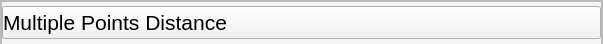
                 <widget class="QFrame" name="MultiplePointsFrame">
                  <property name="minimumSize">
                   <size>
                    <width>603</width>
                    <height>44</height>
                   </size>
                  </property>
                  <property name="maximumSize">
                   <size>
                    <width>603</width>
                    <height>44</height>
                   </size>
                  </property>
                  <property name="styleSheet">
                   <string notr="true">background-color: rgb(243, 243, 243);</string>
                  </property>
                  <property name="frameShape">
                   <enum>QFrame::StyledPanel</enum>
                  </property>
                  <property name="frameShadow">
                   <enum>QFrame::Raised</enum>
                  </property>
                  <layout class="QVBoxLayout" name="verticalLayout_11">
                   <property name="spacing">
                    <number>0</number>
                   </property>
                   <property name="leftMargin">
                    <number>0</number>
                   </property>
                   <property name="topMargin">
                    <number>0</number>
                   </property>
                   <property name="rightMargin">
                    <number>0</number>
                   </property>
                   <property name="bottomMargin">
                    <number>0</number>
                   </property>
                   <item>
                    <widget class="QFrame" name="MultipleTitleFrame">
                     <property name="minimumSize">
                      <size>
                       <width>0</width>
                       <height>44</height>
                      </size>
                     </property>
                     <property name="maximumSize">
                      <size>
                       <width>16777215</width>
                       <height>44</height>
                      </size>
                     </property>
                     <property name="frameShape">
                      <enum>QFrame::StyledPanel</enum>
                     </property>
                     <property name="frameShadow">
                      <enum>QFrame::Raised</enum>
                     </property>
                     <layout class="QVBoxLayout" name="verticalLayout_15">
                      <property name="spacing">
                       <number>0</number>
                      </property>
                      <property name="leftMargin">
                       <number>0</number>
                      </property>
                      <property name="topMargin">
                       <number>0</number>
                      </property>
                      <property name="rightMargin">
                       <number>0</number>
                      </property>
                      <property name="bottomMargin">
                       <number>0</number>
                      </property>
                      <item>
                       <widget class="QPushButton" name="ExpandMultiple">
                        <property name="font">
                         <font>
                          <pointsize>16</pointsize>
                         </font>
                        </property>
                        <property name="styleSheet">
                         <string notr="true">text-align: left</string>
                        </property>
                        <property name="text">
                         <string>Multiple Points Distance</string>
                        </property>
                        <property name="icon">
                         <iconset>
                          <normalon>:/Expand/ExpandArrow.png</normalon>
                         </iconset>
                        </property>
                        <property name="iconSize">
                         <size>
                          <width>40</width>
                          <height>40</height>
                         </size>
                        </property>
                       </widget>
                      </item>
                     </layout>
                    </widget>
                   </item>
                   <item>
                    <widget class="QFrame" name="MultipleFunctionFrame">
                     <property name="frameShape">
                      <enum>QFrame::StyledPanel</enum>
                     </property>
                     <property name="frameShadow">
                      <enum>QFrame::Raised</enum>
                     </property>
                     <widget class="QPushButton" name="pushButton_3">
                      <property name="geometry">
                       <rect>
                        <x>240</x>
                        <y>10</y>
                        <width>89</width>
                        <height>25</height>
                       </rect>
                      </property>
                      <property name="text">
                       <string>PushButton</string>
                      </property>
                     </widget>
                    </widget>
                   </item>
                  </layout>
                 </widget>
